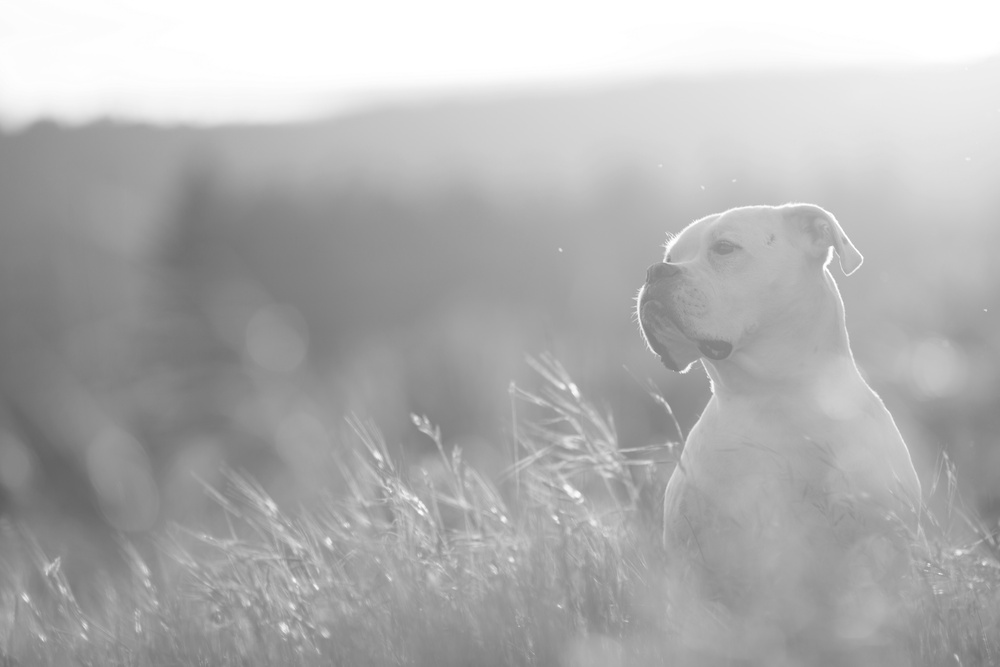
//> input picture Images/bw_dog1.jpeg, 1000 x 667 px, shrunk from 5760 x 3840 before the run
$ ./equalization_CPU Images/bw_dog1.jpeg   (built with g++ and OpenCV 4)
//> lines starting //> are read from the running program, lines starting //| are printed output that depends on the picture
//Seung Hoon Lee - A01021720
//Tarea 4 - Equalization CPU version
//g++ -o equalization_CPU equalization_CPU.cpp -lopencv_core -lopencv_highgui -lopencv_imgproc -std=c++11
#include <iostream>
#include <cstdio>
#include <cmath>
#include <chrono>
#include <cstdlib>

#include <opencv2/core/core.hpp>
#include <opencv2/highgui/highgui.hpp>
#include <opencv2/imgproc/imgproc.hpp>

using namespace std;

void createHistogram(cv::Mat& input, long *h_s) {
	int index;
	for(int i = 0; i < input.rows; i++) {
		for(int j = 0; j < input.cols; j++) {
			index = (int)input.at<uchar>(i,j);
			h_s[index]++;
			// h_s[0] = 1;
			// cout << h_s[index] << endl;
		}
	}
}

void normalize(cv::Mat& input, long *h_s) {
	long temp[256] = {};
	for(int i = 0; i < 256; i++) {
		temp[i] = h_s[i];
	}
	//Reinicializamos en 0 el histograma orgiinal
	for(int i = 0; i < 256; i++) {
		h_s[i] = 0;
	}
	for(int i = 0; i < 256; i++) {
		for(int j = 0; j <= i; j++) {
			h_s[i] += temp[j];
		}
		int normalizeVar = (h_s[i]*255) / (input.rows*input.cols);
        // if (normalizeVar < 0) {
        //     normalizeVar = abs(normalizeVar);
        // }
		h_s[i] = normalizeVar;
        // cout << h_s[i] << endl; //Debug
	}
}

void equalize(cv::Mat& input, cv::Mat& output, long * h_s){
	int index;
	for(int i = 0; i < input.rows; i++) {
		for(int j = 0; j < input.cols; j++) {
			index = (int)input.at<uchar>(i,j);
			output.at<uchar>(i,j) = h_s[index];
		}
	}
}

void equalizer(cv::Mat& input, cv::Mat& output) //Le pasamos de parametro solo el input , output con CV
{
	cout << "Input image step: " << input.step << " rows: " << input.rows << " cols: " << input.cols << endl;
    // cout << input.rows * input.cols << endl;
	// Calculate total number of bytes of input and output image
	// Step = cols * number of colors
	// size_t colorBytes = input.step * input.rows;

	long h_s[256] = {};
	createHistogram(input, h_s);
	normalize(input, h_s);
	equalize(input, output, h_s);
	// cout << h_s[0] << endl; //Debug
}

int main(int argc, char *argv[])
{
	string imagePath;

	if(argc < 2)
		imagePath = "Images/dog1.jpeg";
  	else
  		imagePath = argv[1];

	// Read input image from the disk
	cv::Mat input = cv::imread(imagePath, CV_LOAD_IMAGE_COLOR);
//> input is the input picture: 667 rows x 1000 cols, CV_8UC3; min 94, max 255, mean 176.6

	if (input.empty())
	{
		cout << "Image Not Found!" << std::endl;
		cin.get();
		return -1;
	}

	//Create output image
	cv::Mat temp(input.rows, input.cols, CV_8UC1); //Creamos una matriz temporal para cambiar el input a una griz
	cv::Mat output(input.rows, input.cols, CV_8UC1); //Se tiene que cambiar a CV_8UC1 en vez de CV_8UC3

	//Cambiamos el input a un gray
	cv::cvtColor(input, temp, CV_BGR2GRAY);

	//Call the wrapper function
	auto start_cpu =  chrono::high_resolution_clock::now();
	equalizer(temp, output);
//| Input image step: 1000 rows: 667 cols: 1000
//> the loop in createHistogram, `for(int i = 0; i < input.rows; i++)` made 667 passes
//> index on passes 1 to 3: 255, 255, 255
//> after the loop in createHistogram, `for(int i = 0; i < input.rows; i++)`: index = 129
//> in equalizer, `createHistogram(input, h_s);`: h_s = 256 values, max 44158 at index 255, min 0 at index 0, mean 2605.5
//> after the loop in normalize, `for(int i = 0; i < 256; i++)`: temp has the same summary as h_s in equalizer
//> in equalizer, `normalize(input, h_s);`: h_s = 256 values from 0 to 255
//> the loop in equalize, `for(int i = 0; i < input.rows; i++)` made 667 passes
//> after the loop in equalize, `for(int i = 0; i < input.rows; i++)`:
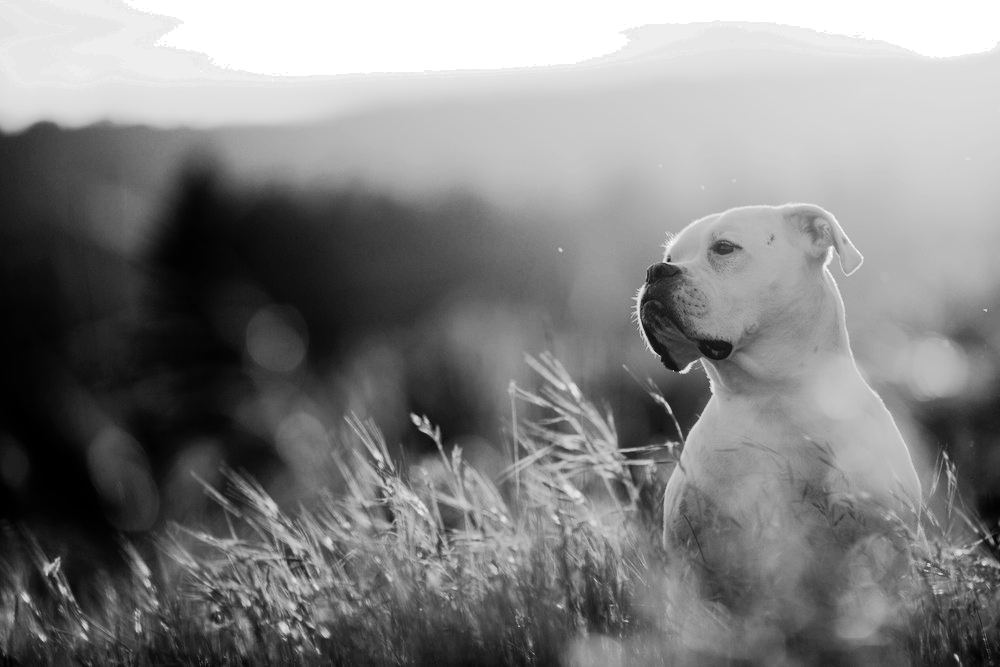
//> output: 667 rows x 1000 cols, CV_8UC1; min 0, max 255, mean 128.7
//> after the loop in equalize, `for(int i = 0; i < input.rows; i++)`: index = 129
	auto end_cpu =  chrono::high_resolution_clock::now();
	chrono::duration<float, std::milli> duration_ms = end_cpu - start_cpu;

	printf("La cantidad de tiempo que se tarda cada ejecucion es alrededor de: %f ms\n", duration_ms.count());

	//Allow the windows to resize
	namedWindow("Input", cv::WINDOW_NORMAL);
	namedWindow("Output", cv::WINDOW_NORMAL);

	//Show the input and output
	imshow("Input", input);
	imshow("Output", output);

	//Wait for key press
	cv::waitKey();

	return 0;
}
